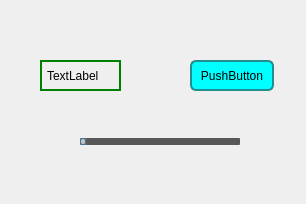
<?xml version="1.0" encoding="UTF-8"?>
<ui version="4.0">
 <class>QSSClass</class>
 <widget class="QWidget" name="QSSClass">
  <property name="geometry">
   <rect>
    <x>0</x>
    <y>0</y>
    <width>306</width>
    <height>204</height>
   </rect>
  </property>
  <property name="windowTitle">
   <string>QSS</string>
  </property>
  <widget class="QLabel" name="label">
   <property name="geometry">
    <rect>
     <x>40</x>
     <y>60</y>
     <width>81</width>
     <height>31</height>
    </rect>
   </property>
   <property name="styleSheet">
    <string notr="true">QLabel{
	border: 2px solid green;
	birder-radius: 4px;
	padding: 2px;
}</string>
   </property>
   <property name="text">
    <string>TextLabel</string>
   </property>
  </widget>
  <widget class="QPushButton" name="pushButton">
   <property name="geometry">
    <rect>
     <x>190</x>
     <y>60</y>
     <width>84</width>
     <height>31</height>
    </rect>
   </property>
   <property name="styleSheet">
    <string notr="true">QPushButton {
	border: 2px solid #1f8f91;
	border-radius: 6px;
	background-color: cyan;
	min-width: 80px;
}</string>
   </property>
   <property name="text">
    <string>PushButton</string>
   </property>
  </widget>
  <widget class="QSlider" name="horizontalSlider">
   <property name="geometry">
    <rect>
     <x>80</x>
     <y>130</y>
     <width>160</width>
     <height>22</height>
    </rect>
   </property>
   <property name="styleSheet">
    <string notr="true">QSlider::groove:horizontal {
border: 1px solid #4A708B;
background: #C0C0C0;
height: 5px;
border-radius: 1px;
padding-left:-1px;
padding-right:-1px;
}

QSlider::sub-page:horizontal {
background: qlineargradient(x1:0, y1:0, x2:0, y2:1, 
    stop:0 #B1B1B1, stop:1 #c4c4c4);
background: qlineargradient(x1: 0, y1: 0.2, x2: 1, y2: 1,
    stop: 0 #5DCCFF, stop: 1 #1874CD);
border: 1px solid #4A708B;
height: 10px;
border-radius: 2px;
}

QSlider::add-page:horizontal {
background: #575757;
border: 0px solid #777;
height: 10px;
border-radius: 2px;
}

QSlider::handle:horizontal 
{
    background: qradialgradient(spread:pad, cx:0.5, cy:0.5, radius:0.5, fx:0.5, fy:0.5, 
    stop:0.6 #45ADED, stop:0.778409 rgba(255, 255, 255, 255));

    width: 11px;
    margin-top: -3px;
    margin-bottom: -3px;
    border-radius: 5px;
}

QSlider::handle:horizontal:hover {
    background: qradialgradient(spread:pad, cx:0.5, cy:0.5, radius:0.5, fx:0.5, fy:0.5, stop:0.6 #2A8BDA, 
    stop:0.778409 rgba(255, 255, 255, 255));

    width: 11px;
    margin-top: -3px;
    margin-bottom: -3px;
    border-radius: 5px;
}

QSlider::sub-page:horizontal:disabled {
background: #00009C;
border-color: #999;
}

QSlider::add-page:horizontal:disabled {
background: #eee;
border-color: #999;
}

QSlider::handle:horizontal:disabled {
background: #eee;
border: 1px solid #aaa;
border-radius: 4px;
}
</string>
   </property>
   <property name="orientation">
    <enum>Qt::Horizontal</enum>
   </property>
  </widget>
 </widget>
 <layoutdefault spacing="6" margin="11"/>
 <resources>
  <include location="QSS.qrc"/>
 </resources>
 <connections/>
</ui>
